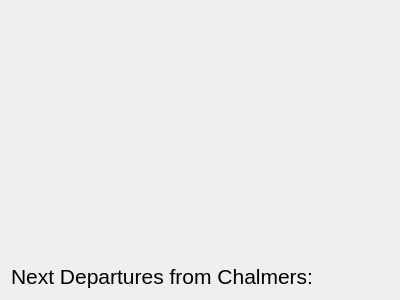
<?xml version="1.0" encoding="UTF-8"?>
<ui version="4.0">
 <class>Dialog</class>
 <widget class="QDialog" name="Dialog">
  <property name="geometry">
   <rect>
    <x>0</x>
    <y>0</y>
    <width>400</width>
    <height>300</height>
   </rect>
  </property>
  <property name="windowTitle">
   <string>Dialog</string>
  </property>
  <layout class="QGridLayout" name="gridLayout" rowstretch="1,1,0">
   <item row="0" column="0">
    <widget class="NetworkPicture" name="dailyWlanGraph">
     <property name="url" stdset="0">
      <url>
       <string>http://mikrotik/graphs/iface/wlan1/daily.gif</string>
      </url>
     </property>
     <property name="updateInterval" stdset="0">
      <number>60</number>
     </property>
    </widget>
   </item>
   <item row="0" column="1">
    <widget class="NetworkPicture" name="weeklyWlanGraph">
     <property name="url" stdset="0">
      <url>
       <string>http://mikrotik/graphs/iface/wlan1/weekly.gif</string>
      </url>
     </property>
     <property name="updateInterval" stdset="0">
      <number>60</number>
     </property>
    </widget>
   </item>
   <item row="1" column="0">
    <widget class="NetworkPicture" name="monthlyWlanGraph">
     <property name="url" stdset="0">
      <url>
       <string>http://mikrotik/graphs/iface/wlan1/monthly.gif</string>
      </url>
     </property>
     <property name="updateInterval" stdset="0">
      <number>60</number>
     </property>
    </widget>
   </item>
   <item row="1" column="1">
    <widget class="NetworkPicture" name="yearlyWlanGraph">
     <property name="url" stdset="0">
      <url>
       <string>http://mikrotik/graphs/iface/wlan1/yearly.gif</string>
      </url>
     </property>
     <property name="updateInterval" stdset="0">
      <number>60</number>
     </property>
    </widget>
   </item>
   <item row="2" column="0" colspan="2">
    <layout class="QFormLayout" name="formLayout">
     <item row="0" column="0">
      <widget class="QLabel" name="label">
       <property name="font">
        <font>
         <pointsize>16</pointsize>
        </font>
       </property>
       <property name="text">
        <string>Next Departures from Chalmers:</string>
       </property>
      </widget>
     </item>
     <item row="0" column="1">
      <widget class="NextDepartureLabel" name="departureLabel">
       <property name="font">
        <font>
         <pointsize>16</pointsize>
        </font>
       </property>
       <property name="text">
        <string/>
       </property>
       <property name="updateInterval" stdset="0">
        <number>60</number>
       </property>
      </widget>
     </item>
    </layout>
   </item>
  </layout>
 </widget>
 <layoutdefault spacing="6" margin="11"/>
 <customwidgets>
  <customwidget>
   <class>NetworkPicture</class>
   <extends>QLabel</extends>
   <header>networkpicture.h</header>
  </customwidget>
  <customwidget>
   <class>NextDepartureLabel</class>
   <extends>QLabel</extends>
   <header>nextdeparturelabel.h</header>
  </customwidget>
 </customwidgets>
 <resources/>
 <connections/>
</ui>
